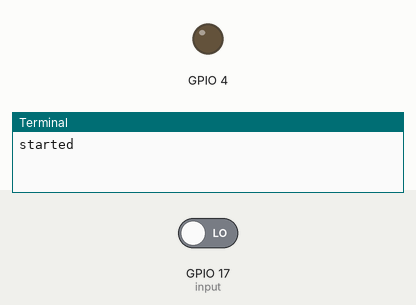
Recording of a program running on a simulated Raspberry Pi (BCM pin numbers). On the bench: output pins drawn as LEDs (lit = HIGH), the last lines printed to the terminal. The test bench sets the inputs (shaded band); at power-on: GPIO 17 (input) LOW.

Above: at 1.2 s.
1.3 s: GPIO 17 (input) driven HIGH
At 2.5 s:
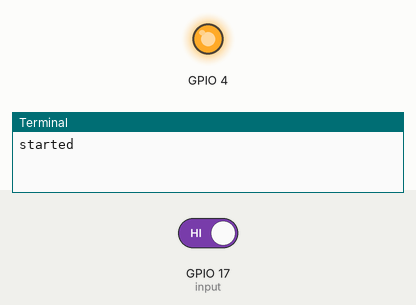
2.8 s: GPIO 17 (input) driven LOW
At 4.2 s:
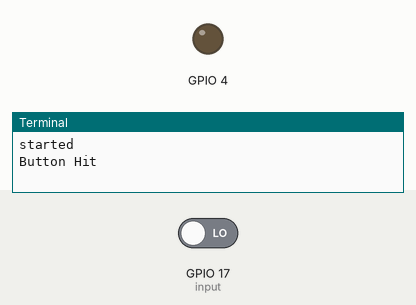
Timing chart, 0 to 5.8 s (numbered marks = the images above; inputs shaded):
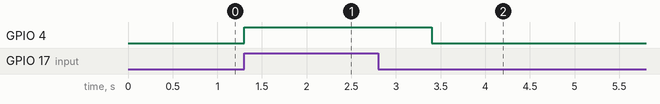

The program:

Hitting_the_button_led.py
```python
import time
import RPi.GPIO as GPIO
GPIO.setmode(GPIO.BCM)

GPIO.setup(17,GPIO.IN)

GPIO.setup(4,GPIO.OUT)

print('started')

while True:
    input=GPIO.input(17)
    if (GPIO.input(17)==True):
        GPIO.output(4,True)
        time.sleep(2)
        print ('Button Hit')
    else:
        GPIO.output (4,False)
    time.sleep(0.1)

print('end')
```

Measured:
- after the input at 1.3 s, GPIO 4: LOW → HIGH at once
- after the input at 2.8 s, GPIO 4: HIGH → LOW after 0.60 s
